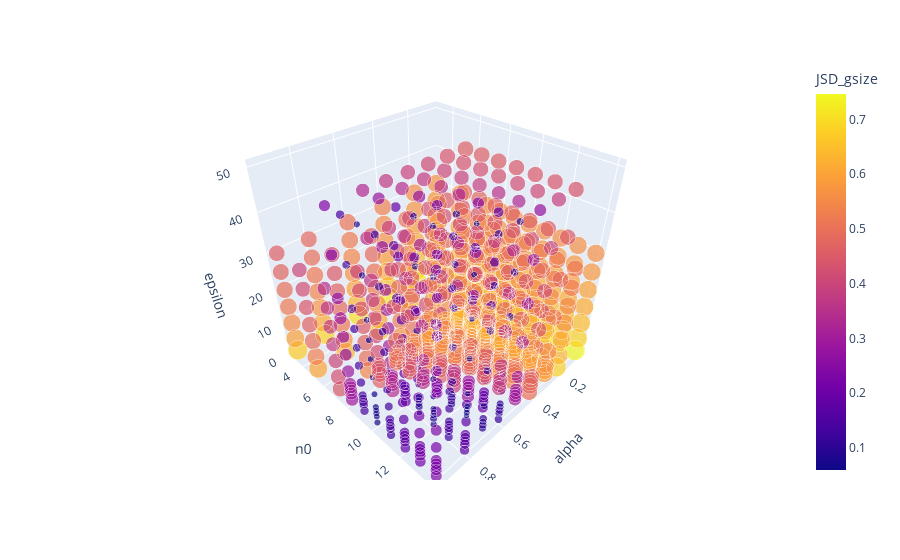

Notebook source saved alongside this figure:
### Code cell
import plotly.express as px

fig = px.scatter_3d(fit_df, x='alpha', y='n0', z='epsilon',
                    color='JSD_gsize', size='JSD_gsize')
fig.show()

### Figure 1 — Plotly figure (JSON) as saved in the notebook; plotly's stock layout.template omitted (floating-point values rounded to 4 significant figures; data arrays with more than 128 entries replaced by an {"elided": "..."} marker saying what was removed)
{"data": [{"hovertemplate": "alpha=%{x}<br>n0=%{y}<br>epsilon=%{z}<br>JSD_gsize=%{marker.color}<extra></extra>", "legendgroup": "", "marker": {"color": {"elided": "749 float values"}, "coloraxis": "coloraxis", "size": {"elided": "749 float values"}, "sizemode": "area", "sizeref": 0.001866, "symbol": "circle"}, "mode": "markers", "name": "", "scene": "scene", "showlegend": false, "type": "scatter3d", "x": {"elided": "749 float values"}, "y": {"elided": "749 int values"}, "z": {"elided": "749 int values"}}], "layout": {"coloraxis": {"colorbar": {"title": {"text": "JSD_gsize"}}, "colorscale": [[0, "#0d0887"], [0.1111, "#46039f"], [0.2222, "#7201a8"], [0.3333, "#9c179e"], [0.4444, "#bd3786"], [0.5556, "#d8576b"], [0.6667, "#ed7953"], [0.7778, "#fb9f3a"], [0.8889, "#fdca26"], [1, "#f0f921"]]}, "legend": {"itemsizing": "constant", "tracegroupgap": 0}, "margin": {"t": 60}, "scene": {"domain": {"x": [0, 1], "y": [0, 1]}, "xaxis": {"title": {"text": "alpha"}}, "yaxis": {"title": {"text": "n0"}}, "zaxis": {"title": {"text": "epsilon"}}}}}
